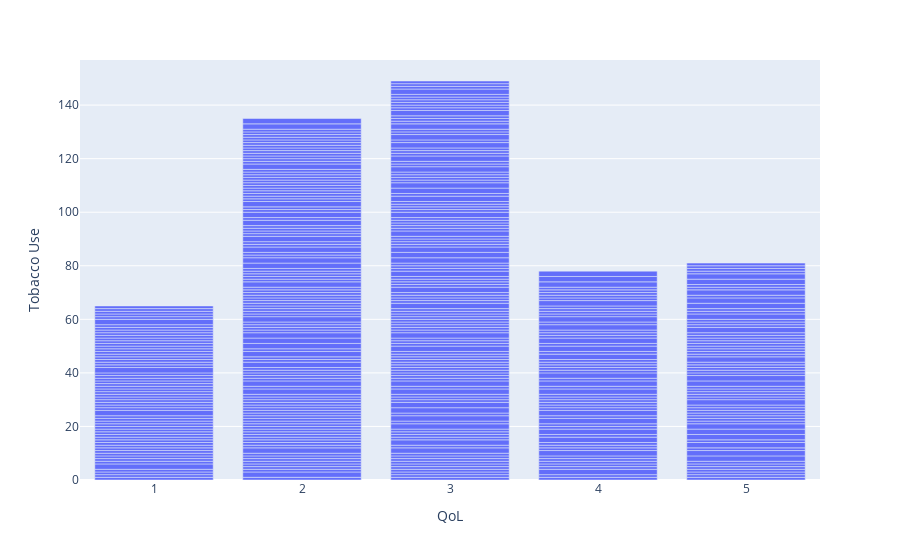

Notebook cell for this chart:
### Code cell
px.bar(df,x='QoL',y='Tobacco Use')

### Figure 1 — Plotly figure (JSON) as saved in the notebook; plotly's stock layout.template omitted (floating-point values rounded to 4 significant figures; data arrays with more than 128 entries replaced by an {"elided": "..."} marker saying what was removed)
{"data": [{"alignmentgroup": "True", "hovertemplate": "QoL=%{x}<br>Tobacco Use=%{y}<extra></extra>", "legendgroup": "", "marker": {"color": "#636efa", "pattern": {"shape": ""}}, "name": "", "offsetgroup": "", "orientation": "v", "showlegend": false, "textposition": "auto", "type": "bar", "x": {"elided": "420 int values"}, "xaxis": "x", "y": {"elided": "420 int values"}, "yaxis": "y"}], "layout": {"barmode": "relative", "legend": {"tracegroupgap": 0}, "margin": {"t": 60}, "xaxis": {"anchor": "y", "domain": [0, 1], "title": {"text": "QoL"}}, "yaxis": {"anchor": "x", "domain": [0, 1], "title": {"text": "Tobacco Use"}}}}
